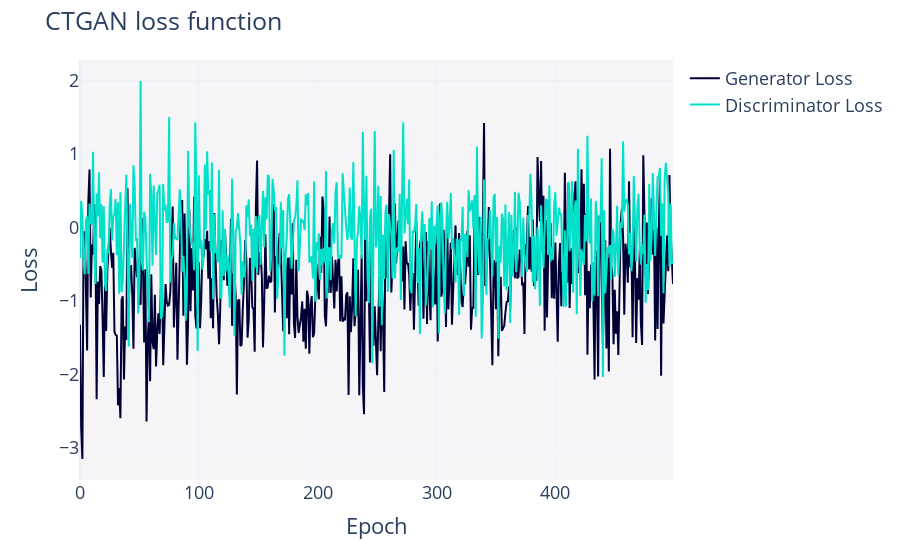

This figure's notebook cell:
### Code cell
fig = synthesizer.get_loss_values_plot()
fig.show()

### Figure 1 — Plotly figure (JSON) as saved in the notebook; plotly's stock layout.template omitted (floating-point values rounded to 4 significant figures; data arrays with more than 128 entries replaced by an {"elided": "..."} marker saying what was removed)
{"data": [{"hovertemplate": "variable=Generator Loss<br>Epoch=%{x}<br>value=%{y}<extra></extra>", "legendgroup": "Generator Loss", "line": {"color": "#000036", "dash": "solid"}, "marker": {"symbol": "circle"}, "mode": "lines", "name": "Generator Loss", "orientation": "v", "showlegend": true, "type": "scatter", "x": {"elided": "500 int values"}, "xaxis": "x", "y": {"elided": "500 float values"}, "yaxis": "y"}, {"hovertemplate": "variable=Discriminator Loss<br>Epoch=%{x}<br>value=%{y}<extra></extra>", "legendgroup": "Discriminator Loss", "line": {"color": "#01E0C9", "dash": "solid"}, "marker": {"symbol": "circle"}, "mode": "lines", "name": "Discriminator Loss", "orientation": "v", "showlegend": true, "type": "scatter", "x": {"elided": "500 int values"}, "xaxis": "x", "y": {"elided": "500 float values"}, "yaxis": "y"}], "layout": {"font": {"size": 18}, "legend": {"orientation": "v", "title": {"text": ""}, "tracegroupgap": 0}, "margin": {"t": 60}, "plot_bgcolor": "#F5F5F8", "title": {"text": "CTGAN loss function"}, "xaxis": {"anchor": "y", "domain": [0, 1], "title": {"text": "Epoch"}}, "yaxis": {"anchor": "x", "domain": [0, 1], "title": {"text": "Loss"}}}}
